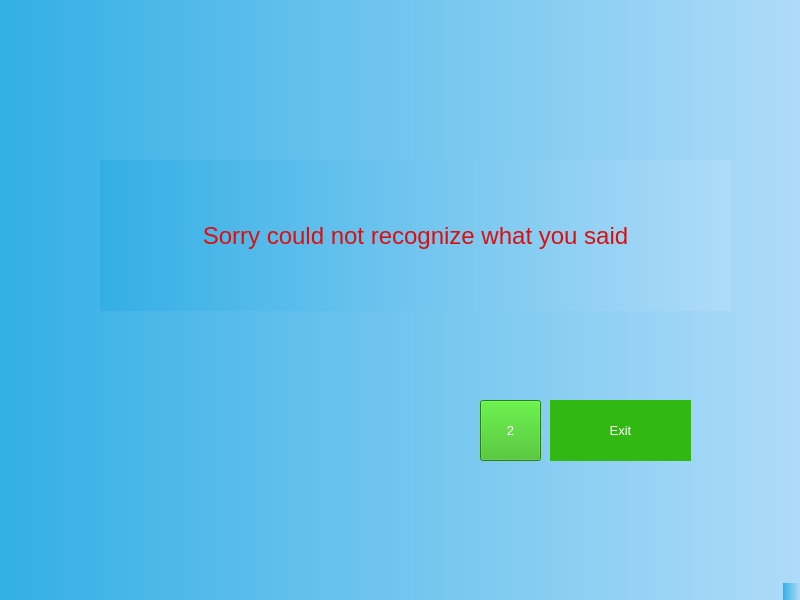
<?xml version="1.0" encoding="UTF-8"?>
<ui version="4.0">
 <class>voiceDoesntMatch</class>
 <widget class="QMainWindow" name="voiceDoesntMatch">
  <property name="geometry">
   <rect>
    <x>0</x>
    <y>0</y>
    <width>800</width>
    <height>600</height>
   </rect>
  </property>
  <property name="windowTitle">
   <string>voiceDoesntMatch</string>
  </property>
  <property name="styleSheet">
   <string notr="true">background-color: qlineargradient(spread:pad, x1:0, y1:0, x2:1, y2:0, stop:0 rgba(51, 175, 229, 255), stop:1 rgba(175, 219, 248, 255));
</string>
  </property>
  <widget class="QWidget" name="centralwidget">
   <widget class="QLabel" name="label_2">
    <property name="geometry">
     <rect>
      <x>550</x>
      <y>400</y>
      <width>141</width>
      <height>61</height>
     </rect>
    </property>
    <property name="font">
     <font>
      <pointsize>10</pointsize>
     </font>
    </property>
    <property name="styleSheet">
     <string notr="true">color: rgb(255, 255, 255);
background-color: rgb(49, 184, 19);</string>
    </property>
    <property name="text">
     <string>Exit</string>
    </property>
    <property name="alignment">
     <set>Qt::AlignCenter</set>
    </property>
   </widget>
   <widget class="QPushButton" name="pushButton_2">
    <property name="geometry">
     <rect>
      <x>480</x>
      <y>400</y>
      <width>61</width>
      <height>61</height>
     </rect>
    </property>
    <property name="font">
     <font>
      <pointsize>10</pointsize>
     </font>
    </property>
    <property name="styleSheet">
     <string notr="true">color: rgb(255, 255, 255);
background-color: rgb(49, 184, 19);</string>
    </property>
    <property name="text">
     <string>2</string>
    </property>
   </widget>
   <widget class="QLabel" name="label">
    <property name="geometry">
     <rect>
      <x>100</x>
      <y>160</y>
      <width>631</width>
      <height>151</height>
     </rect>
    </property>
    <property name="font">
     <font>
      <pointsize>18</pointsize>
     </font>
    </property>
    <property name="styleSheet">
     <string notr="true">color: rgb(221, 14, 14);</string>
    </property>
    <property name="text">
     <string>Sorry could not recognize what you said</string>
    </property>
    <property name="alignment">
     <set>Qt::AlignCenter</set>
    </property>
   </widget>
  </widget>
  <widget class="QMenuBar" name="menubar">
   <property name="geometry">
    <rect>
     <x>0</x>
     <y>0</y>
     <width>800</width>
     <height>26</height>
    </rect>
   </property>
  </widget>
  <widget class="QStatusBar" name="statusbar"/>
 </widget>
 <resources/>
 <connections/>
</ui>
